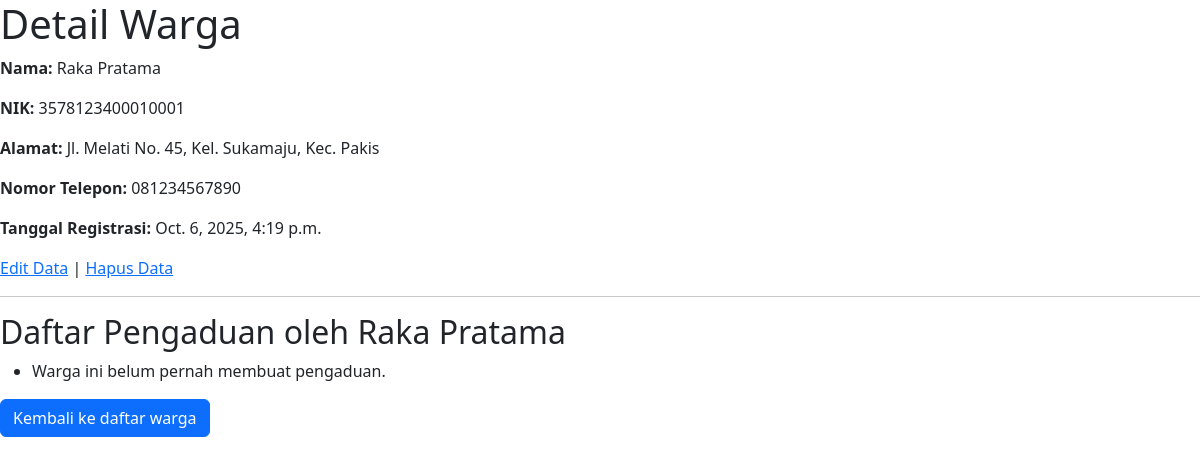
The app's page /warga/1/, older data.
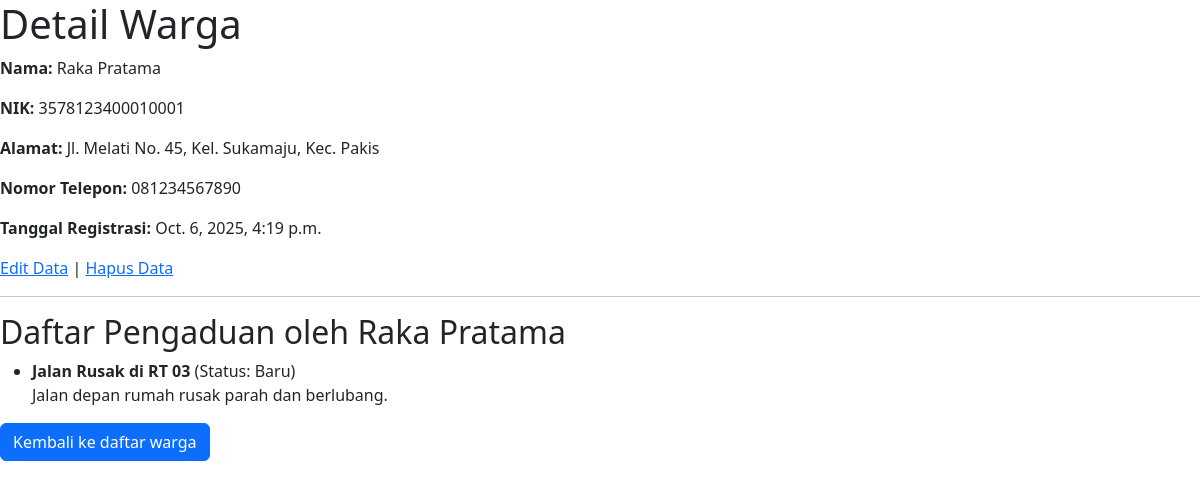
The same page, newer data.
### warga/models.py (models this page shows, shortened)
class Pengaduan(models.Model):
    STATUS_CHOICES = [
        ('BARU', 'Baru'),
        ('DIPROSES', 'Diproses'),
        ('SELESAI', 'Selesai'),
    ]
    judul = models.CharField(max_length=200)
    deskripsi = models.TextField()
    status = models.CharField(max_length=10, choices=STATUS_CHOICES, default='BARU')
    tanggal_lapor = models.DateTimeField(auto_now_add=True)
    pelapor = models.ForeignKey(Warga, on_delete=models.CASCADE, related_name='pengaduan')

### warga/views.py (the view)
# urls.py: path('<int:pk>/', WargaDetailView.as_view(), name='warga-detail'),
class WargaDetailView(DetailView):
    model = Warga

### warga/templates/warga/warga_detail.html (shortened to what this page needs)
<!DOCTYPE html>
<html>
<head>
    <link href="https://cdn.jsdelivr.net/npm/bootstrap@5.3.3/dist/css/bootstrap.min.css" rel="stylesheet">
</head>
<body>
    <h1>Detail Warga</h1>
    <p><strong>Nama:</strong> {{ object.nama_lengkap }}</p>
    <p><strong>NIK:</strong> {{ object.nik }}</p>
    <p><strong>Alamat:</strong> {{ object.alamat }}</p>
    <p><strong>Nomor Telepon:</strong> {{ object.no_telepon }}</p>
    <p><strong>Tanggal Registrasi:</strong> {{ object.tanggal_registrasi }}</p>
    <a href="{% url 'warga-edit' object.pk %}">Edit Data</a> |
    <a href="{% url 'warga-hapus' object.pk %}">Hapus Data</a>
    <hr>
    <h2>Daftar Pengaduan oleh {{ object.nama_lengkap }}</h2>
    <ul>
        {% for aduan in object.pengaduan.all %}
            <li>
                <strong>{{ aduan.judul }}</strong> (Status: {{ aduan.get_status_display }})
                <p>{{ aduan.deskripsi }}</p>
            </li>
        {% empty %}
            <li>Warga ini belum pernah membuat pengaduan.</li>
        {% endfor %}
    </ul>
    <a class="btn btn-primary" href="{% url 'warga-list' %}">Kembali ke daftar warga</a>
</body>
</html>

Row changes from the older to the newer data that the page shows:
added Pengaduan: judul "Jalan Rusak di RT 03", status "Baru", deskripsi "Jalan depan rumah rusak parah dan berlubang."
Text that changed along with them:
text no longer shown: "Warga ini belum pernah membuat pengaduan."
